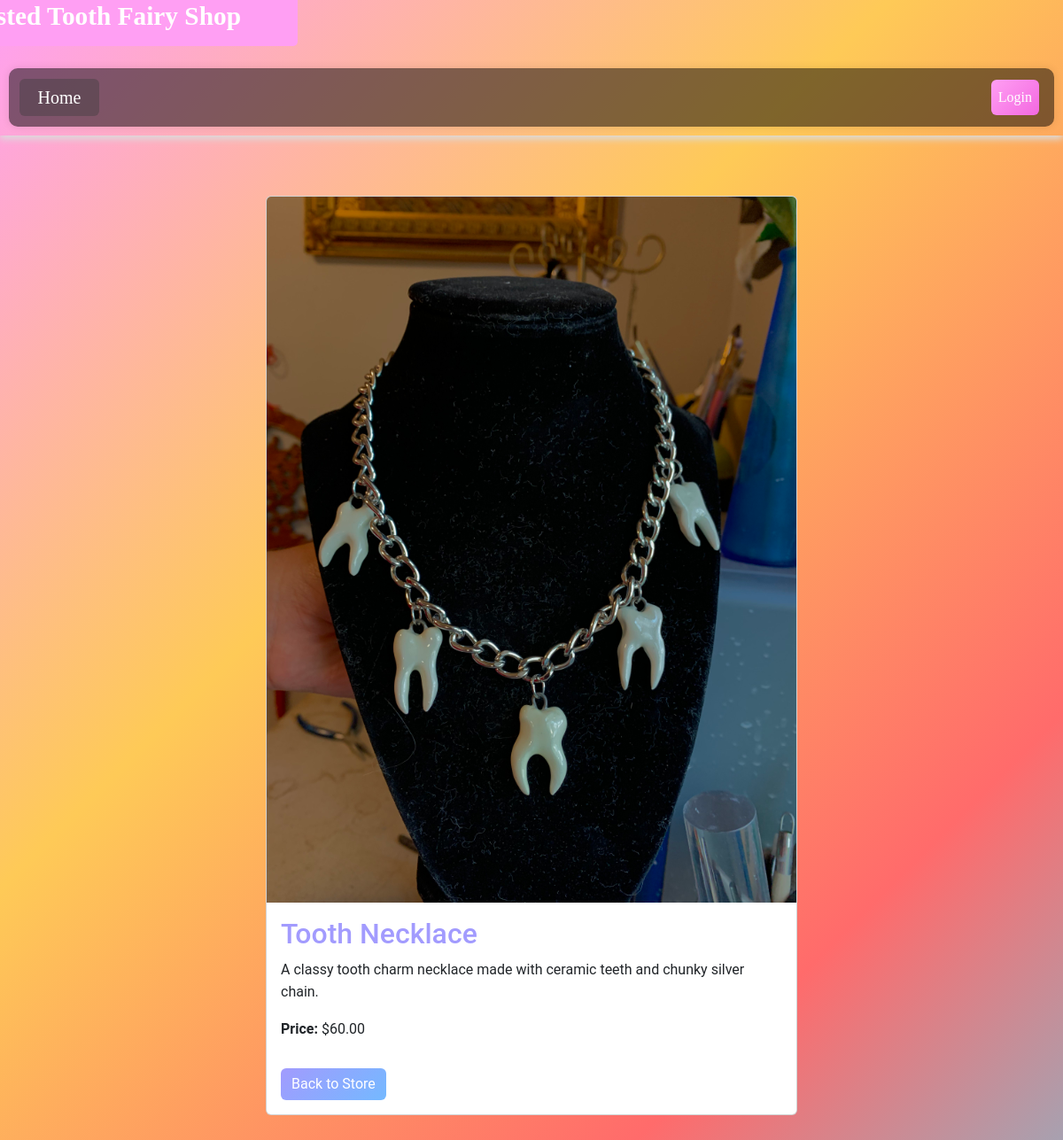
The page /store/item_detail/3/ on the database its author committed.
### store/models.py (models this page shows, shortened)
class Item(models.Model):
    title = models.CharField(max_length=200)
    description = models.TextField()
    price = models.FloatField()
    created_date = models.DateTimeField(default=timezone.now)
    published_date = models.DateTimeField(blank=True, null=True)
    image = models.ImageField(upload_to='items/', blank=True)
    stock = models.PositiveIntegerField(default=0)
    category = models.CharField(max_length=100, blank=True, null=True)

### store/views.py (the view)
# urls.py: path('store/item_detail/<int:id>/', views.item_detail, name='item_detail'),  # for item detail page
def item_detail(request, id):
    item = get_object_or_404(Item, pk=id)
    return render(request, 'store/item_detail.html', {'item': item})

### store/templates/store/item_detail.html
{% extends 'store/base.html' %}
{% load static %}
{% block content %}
<div class="container my-5">
    <div class="card mx-auto" style="max-width: 600px;">
        {% if item.image %}
            <img src="{{ item.image.url }}" class="card-img-top" alt="{{ item.title }}">
        {% else %}
            <img src="{% static 'images/default_image_path.jpg' %}" class="card-img-top" alt="{{ item.title }}">
        {% endif %}
        <div class="card-body">
            <h2 class="card-title" style="color: #a29bfe;">{{ item.title }}</h2>
            <p class="card-text">{{ item.description }}</p>
            <p><strong>Price:</strong> ${{ item.price|floatformat:2 }}</p>
            <a href="{% url 'store_page' %}" class="btn btn-secondary mt-3">Back to Store</a>
        </div>
    </div>
</div>
{% endblock %}

### store/static/css/store.css (style rules this page uses)
body { font-family: 'Roboto', sans-serif; background: linear-gradient(135deg, #ff9ff3, #feca57, #ff6b6b, #48dbfb, #1dd1a1, #f368e0); background-size: 200% 200%; background-repeat: no-repeat; background-attachment: fixed; animation: rainbowMove 8s ease infinite; margin: 0; line-height: 1.6; }
.btn-secondary { background: linear-gradient(135deg, #a29bfe, #74b9ff); border: none; color: white; transition: transform 0.3s ease; }

### rows shown on the page
Item: image (picture), title "Tooth Necklace", description "A classy tooth charm necklace made with ceramic teeth and chunky silver chain.", price "60.00"
